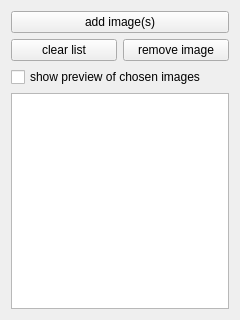
<?xml version="1.0" encoding="UTF-8"?>
<ui version="4.0">
 <class>Widget</class>
 <widget class="QWidget" name="Widget">
  <property name="enabled">
   <bool>true</bool>
  </property>
  <property name="geometry">
   <rect>
    <x>0</x>
    <y>0</y>
    <width>240</width>
    <height>320</height>
   </rect>
  </property>
  <property name="windowTitle">
   <string>Form</string>
  </property>
  <layout class="QGridLayout" name="gridLayout">
   <item row="3" column="0" colspan="2">
    <widget class="QListWidget" name="filesListWidget"/>
   </item>
   <item row="1" column="0">
    <widget class="QPushButton" name="clearListPushButton">
     <property name="text">
      <string>clear list</string>
     </property>
    </widget>
   </item>
   <item row="1" column="1">
    <widget class="QPushButton" name="removeImagePushButton">
     <property name="text">
      <string>remove image</string>
     </property>
    </widget>
   </item>
   <item row="2" column="0" colspan="2">
    <widget class="QCheckBox" name="showPreviewCheckBox">
     <property name="text">
      <string>show preview of chosen images</string>
     </property>
    </widget>
   </item>
   <item row="0" column="0" colspan="2">
    <widget class="QPushButton" name="addImagesPushButton">
     <property name="text">
      <string>add image(s)</string>
     </property>
    </widget>
   </item>
  </layout>
 </widget>
 <resources/>
 <connections/>
</ui>
